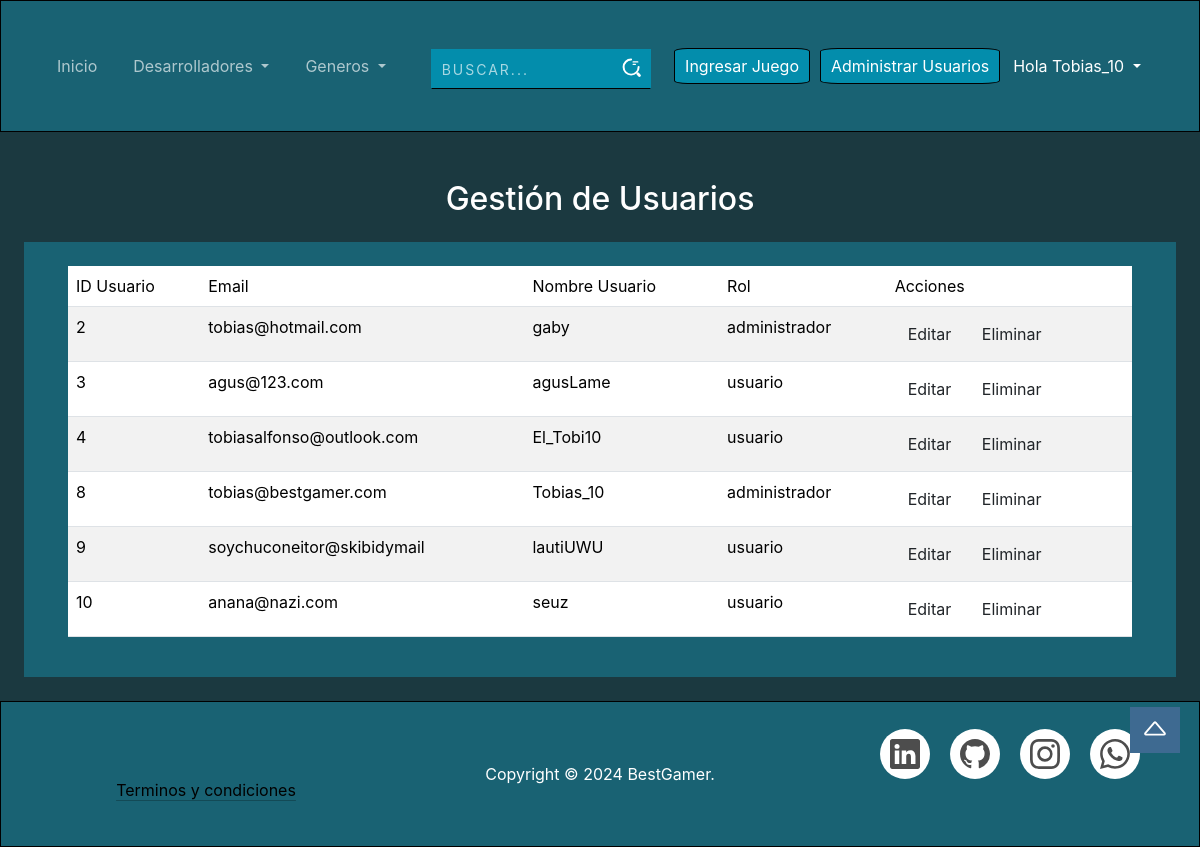
Before: /admin_usuarios.php (signed in) with the older database file.
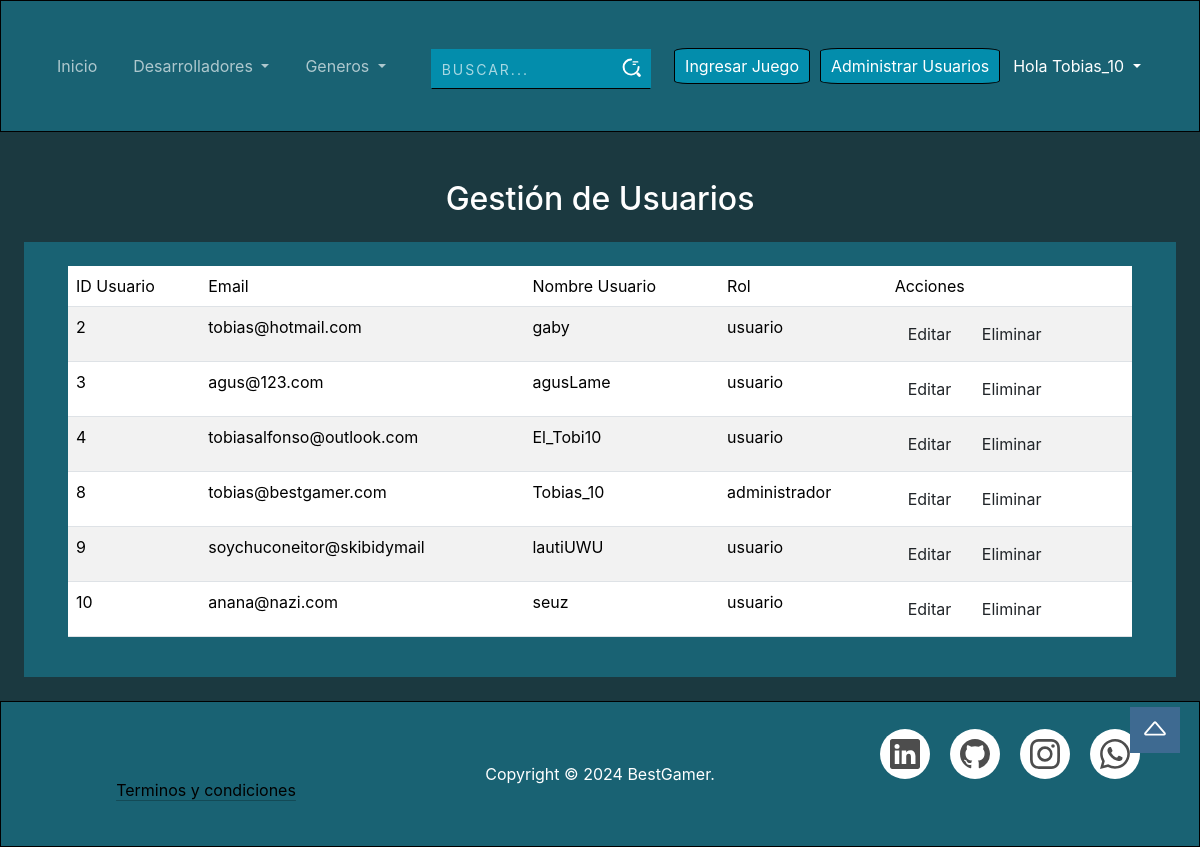
After: the same page with the newer database file.
### tables this page shows
CREATE TABLE `usuarios` (
  `id_usuario` int(30) NOT NULL,
  `mail` varchar(60) NOT NULL,
  `usuario` varchar(60) NOT NULL,
  `contrasenia` varchar(60) NOT NULL,
  `id_rol` int(10) NOT NULL
);

CREATE TABLE `roles` (
  `id_rol` int(10) NOT NULL,
  `rol` varchar(40) NOT NULL
);

### admin_usuarios.php (the view, shortened to what this page needs)
<?php include "C:/xampp/htdocs/repo/include/header.php";?>
<?php
$sql = "SELECT * FROM usuarios INNER JOIN roles ON roles.id_rol = usuarios.id_rol";
$result = mysqli_query($con, $sql);
?>
<link rel="stylesheet" href="CSS/form.css">
<h2 class="admin-table-title text-center">Gestión de Usuarios</h2>
<div class="formulario">
    <div class="container-fluid admin-table-container text-dark">
        <div class="table-responsive">
            <table id="usuariosTable" class="table table-striped">
                <thead>
                    <tr>
                        <th>ID Usuario</th>
                        <th>Email</th>
                        <th>Nombre Usuario</th>
                        <th>Rol</th>
                        <th>Acciones</th>
                    </tr>
                </thead>
                <tbody>
                    <?php
                if (mysqli_num_rows($result) > 0) {
                    while($row = mysqli_fetch_assoc($result)) {
                        echo "<tr data-id='" . $row["id_usuario"] . "'>
                                <td>" . htmlspecialchars($row["id_usuario"]) . "</td>
                                <td>" . htmlspecialchars($row["mail"]) . "</td>
                                <td>" . htmlspecialchars($row["usuario"]) . "</td>
                                <td>" . htmlspecialchars($row["rol"]) . "</td>
                                <td>
                                <button class='btn btn-edit' data-id='" . $row["id_usuario"] . "'>Editar</button>
                                <button class='btn btn-delete' data-id='" . $row["id_usuario"] . "'>Eliminar</button>
                            </td>
                            </tr>";
                    }
                } else {
                    echo "<tr><td colspan='10'>No hay usuarios registrados</td></tr>";
                }
                ?>
                </tbody>
            </table>
        </div>
    </div>
</div>
<?php include "C:/xampp/htdocs/repo/include/footer.php" ?>

Changed rows visible on the page:
changed usuarios "tobias@hotmail.com": id_rol.rol "administrador" → "usuario"
